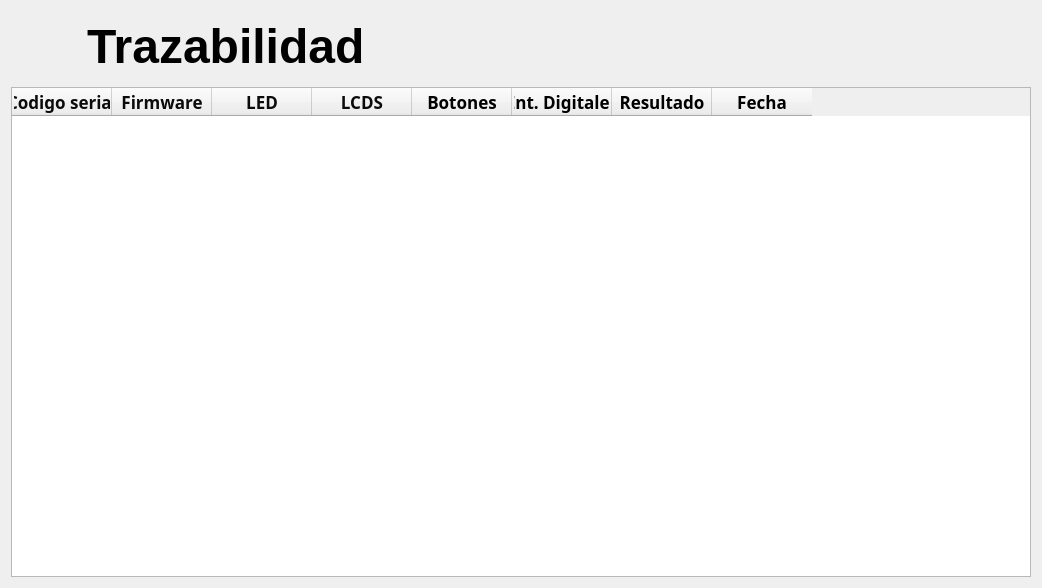
      <widget class="QWidget" name="page_12">
       <layout class="QGridLayout" name="gridLayout_14">
        <item row="0" column="0">
         <layout class="QHBoxLayout" name="horizontalLayout_135">
          <item>
           <widget class="QLabel" name="lblTraceability">
            <property name="minimumSize">
             <size>
              <width>70</width>
              <height>70</height>
             </size>
            </property>
            <property name="maximumSize">
             <size>
              <width>70</width>
              <height>70</height>
             </size>
            </property>
            <property name="text">
             <string/>
            </property>
            <property name="pixmap">
             <pixmap resource="../resources/resources.qrc">:/resources/folder (1).png</pixmap>
            </property>
            <property name="scaledContents">
             <bool>true</bool>
            </property>
           </widget>
          </item>
          <item>
           <widget class="QLabel" name="label_48">
            <property name="minimumSize">
             <size>
              <width>380</width>
              <height>60</height>
             </size>
            </property>
            <property name="maximumSize">
             <size>
              <width>380</width>
              <height>60</height>
             </size>
            </property>
            <property name="font">
             <font>
              <pointsize>36</pointsize>
              <bold>true</bold>
             </font>
            </property>
            <property name="text">
             <string>Trazabilidad</string>
            </property>
           </widget>
          </item>
          <item>
           <spacer name="horizontalSpacer_31">
            <property name="orientation">
             <enum>Qt::Horizontal</enum>
            </property>
            <property name="sizeHint" stdset="0">
             <size>
              <width>488</width>
              <height>20</height>
             </size>
            </property>
           </spacer>
          </item>
         </layout>
        </item>
        <item row="1" column="0">
         <widget class="QTableWidget" name="ResultsTable">
          <property name="minimumSize">
           <size>
            <width>1020</width>
            <height>490</height>
           </size>
          </property>
          <property name="font">
           <font>
            <family>Arial</family>
            <pointsize>12</pointsize>
            <bold>false</bold>
           </font>
          </property>
          <property name="autoFillBackground">
           <bool>false</bool>
          </property>
          <property name="styleSheet">
           <string notr="true">QTableWidget {
    background-color: #f0f0f0; /* Color de fondo */
    alternate-background-color: #e0e0e0; /* Color de fondo alternativo para filas */
    selection-background-color: #4CAF50; /* Color de fondo de selección */
    selection-color: white; /* Color del texto de selección */
}

QTableWidget::item {
    padding: 3px; /* Espaciado interno de las celdas */
    border-bottom: 1px solid #ccc; /* Borde inferior de las celdas */
}

QTableWidget::item:selected {
    background-color: #4CAF50; /* Color de fondo de la celda seleccionada */
    color: white; /* Color del texto de la celda seleccionada */
}

/*border: 1px solid #00723A
</string>
          </property>
          <property name="frameShape">
           <enum>QFrame::StyledPanel</enum>
          </property>
          <property name="frameShadow">
           <enum>QFrame::Sunken</enum>
          </property>
          <property name="sizeAdjustPolicy">
           <enum>QAbstractScrollArea::AdjustIgnored</enum>
          </property>
          <property name="editTriggers">
           <set>QAbstractItemView::NoEditTriggers</set>
          </property>
          <property name="tabKeyNavigation">
           <bool>true</bool>
          </property>
          <property name="alternatingRowColors">
           <bool>true</bool>
          </property>
          <property name="selectionMode">
           <enum>QAbstractItemView::SingleSelection</enum>
          </property>
          <property name="selectionBehavior">
           <enum>QAbstractItemView::SelectRows</enum>
          </property>
          <property name="textElideMode">
           <enum>Qt::ElideMiddle</enum>
          </property>
          <property name="verticalScrollMode">
           <enum>QAbstractItemView::ScrollPerPixel</enum>
          </property>
          <property name="showGrid">
           <bool>true</bool>
          </property>
          <property name="gridStyle">
           <enum>Qt::NoPen</enum>
          </property>
          <property name="sortingEnabled">
           <bool>true</bool>
          </property>
          <attribute name="horizontalHeaderCascadingSectionResizes">
           <bool>false</bool>
          </attribute>
          <attribute name="horizontalHeaderMinimumSectionSize">
           <number>39</number>
          </attribute>
          <attribute name="horizontalHeaderHighlightSections">
           <bool>true</bool>
          </attribute>
          <attribute name="horizontalHeaderStretchLastSection">
           <bool>false</bool>
          </attribute>
          <attribute name="verticalHeaderVisible">
           <bool>false</bool>
          </attribute>
          <attribute name="verticalHeaderDefaultSectionSize">
           <number>30</number>
          </attribute>
          <attribute name="verticalHeaderStretchLastSection">
           <bool>false</bool>
          </attribute>
          <column>
           <property name="text">
            <string>Codigo serial</string>
           </property>
           <property name="font">
            <font>
             <family>Arial Black</family>
             <pointsize>13</pointsize>
             <bold>true</bold>
            </font>
           </property>
           <property name="foreground">
            <brush brushstyle="SolidPattern">
             <color alpha="255">
              <red>11</red>
              <green>11</green>
              <blue>11</blue>
             </color>
            </brush>
           </property>
          </column>
          <column>
           <property name="text">
            <string>Firmware</string>
           </property>
           <property name="font">
            <font>
             <family>Arial Black</family>
             <pointsize>13</pointsize>
             <bold>true</bold>
            </font>
           </property>
           <property name="foreground">
            <brush brushstyle="SolidPattern">
             <color alpha="255">
              <red>11</red>
              <green>11</green>
              <blue>11</blue>
             </color>
            </brush>
           </property>
          </column>
          <column>
           <property name="text">
            <string>LED</string>
           </property>
           <property name="font">
            <font>
             <family>Arial Black</family>
             <pointsize>13</pointsize>
             <bold>true</bold>
            </font>
           </property>
           <property name="foreground">
            <brush brushstyle="SolidPattern">
             <color alpha="255">
              <red>11</red>
              <green>11</green>
              <blue>11</blue>
             </color>
            </brush>
           </property>
          </column>
          <column>
           <property name="text">
            <string>LCDS</string>
           </property>
           <property name="font">
            <font>
             <family>Arial Black</family>
             <pointsize>13</pointsize>
             <bold>true</bold>
            </font>
           </property>
           <property name="foreground">
            <brush brushstyle="SolidPattern">
             <color alpha="255">
              <red>11</red>
              <green>11</green>
              <blue>11</blue>
             </color>
            </brush>
           </property>
          </column>
          <column>
           <property name="text">
            <string>Botones</string>
           </property>
           <property name="font">
            <font>
             <family>Arial Black</family>
             <pointsize>13</pointsize>
             <bold>true</bold>
            </font>
           </property>
          </column>
          <column>
           <property name="text">
            <string>Ent. Digitales</string>
           </property>
           <property name="font">
            <font>
             <family>Arial Black</family>
             <pointsize>13</pointsize>
             <bold>true</bold>
            </font>
           </property>
          </column>
          <column>
           <property name="text">
            <string>Resultado</string>
           </property>
           <property name="font">
            <font>
             <family>Arial Black</family>
             <pointsize>13</pointsize>
             <bold>true</bold>
            </font>
           </property>
          </column>
          <column>
           <property name="text">
            <string>Fecha</string>
           </property>
           <property name="font">
            <font>
             <family>Arial Black</family>
             <pointsize>13</pointsize>
             <bold>true</bold>
            </font>
           </property>
          </column>
         </widget>
        </item>
       </layout>
      </widget>
